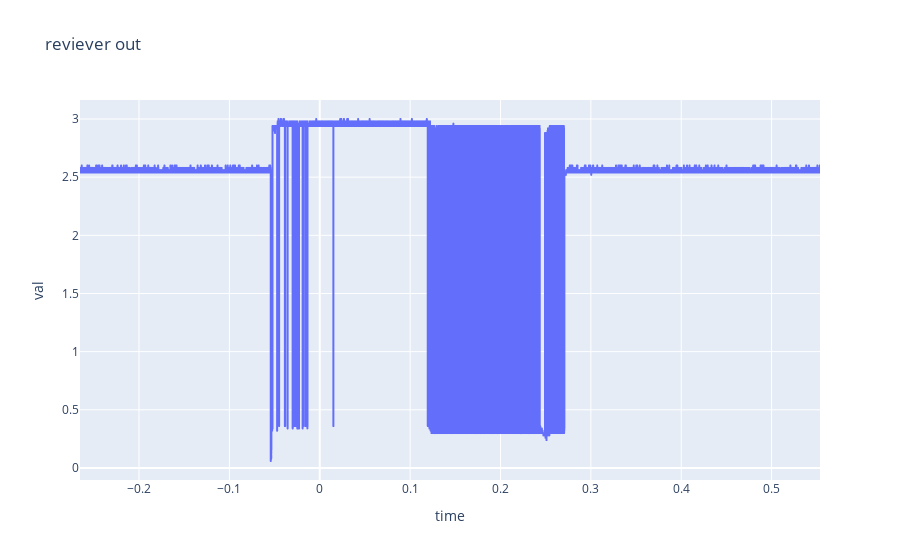

The notebook cell saved with this chart:
### Code cell
import plotly.express as px

fig = px.line(df, x="time", y="val", title='reviever out')
fig.show()

### Figure 1 — Plotly figure (JSON) as saved in the notebook; plotly's stock layout.template omitted (floating-point values rounded to 4 significant figures; data arrays with more than 128 entries replaced by an {"elided": "..."} marker saying what was removed)
{"data": [{"hovertemplate": "time=%{x}<br>val=%{y}<extra></extra>", "legendgroup": "", "line": {"color": "#636efa", "dash": "solid"}, "mode": "lines", "name": "", "showlegend": false, "type": "scattergl", "x": {"elided": "20472 float values"}, "xaxis": "x", "y": {"elided": "20472 float values"}, "yaxis": "y"}], "layout": {"legend": {"tracegroupgap": 0}, "title": {"text": "reviever out"}, "xaxis": {"anchor": "y", "domain": [0, 1], "title": {"text": "time"}}, "yaxis": {"anchor": "x", "domain": [0, 1], "title": {"text": "val"}}}}
